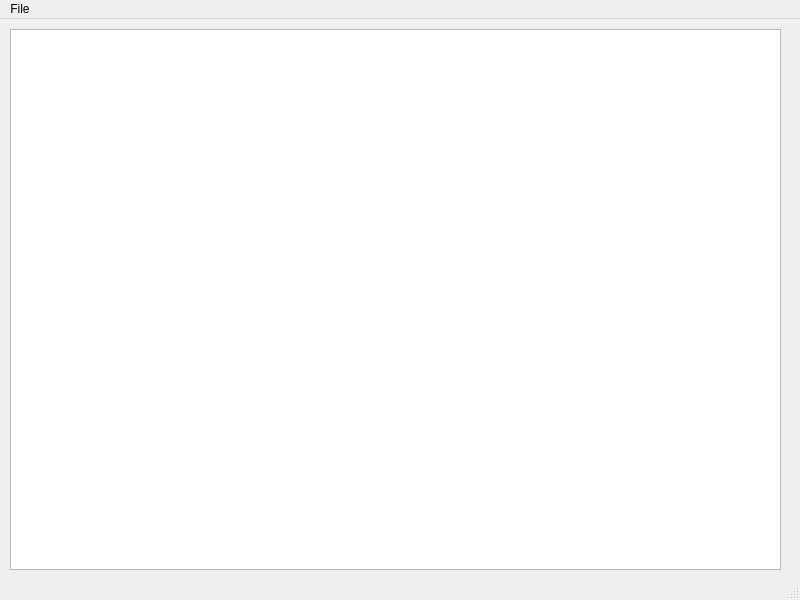
<?xml version="1.0" encoding="UTF-8"?>
<ui version="4.0">
 <class>MainWindow</class>
 <widget class="QMainWindow" name="MainWindow">
  <property name="geometry">
   <rect>
    <x>0</x>
    <y>0</y>
    <width>800</width>
    <height>600</height>
   </rect>
  </property>
  <property name="windowTitle">
   <string>MainWindow</string>
  </property>
  <widget class="QWidget" name="centralwidget">
   <widget class="QTextEdit" name="textEdit">
    <property name="geometry">
     <rect>
      <x>10</x>
      <y>10</y>
      <width>771</width>
      <height>541</height>
     </rect>
    </property>
   </widget>
  </widget>
  <widget class="QMenuBar" name="menubar">
   <property name="geometry">
    <rect>
     <x>0</x>
     <y>0</y>
     <width>800</width>
     <height>23</height>
    </rect>
   </property>
   <widget class="QMenu" name="menuFile">
    <property name="title">
     <string>File</string>
    </property>
    <addaction name="actionOpen"/>
    <addaction name="actionSave"/>
   </widget>
   <addaction name="menuFile"/>
  </widget>
  <widget class="QStatusBar" name="statusbar"/>
  <action name="actionOpen">
   <property name="text">
    <string>Open</string>
   </property>
   <property name="shortcut">
    <string>Ctrl+O</string>
   </property>
  </action>
  <action name="actionSave">
   <property name="text">
    <string>Save</string>
   </property>
   <property name="shortcut">
    <string>Ctrl+S</string>
   </property>
  </action>
 </widget>
 <resources/>
 <connections/>
</ui>
